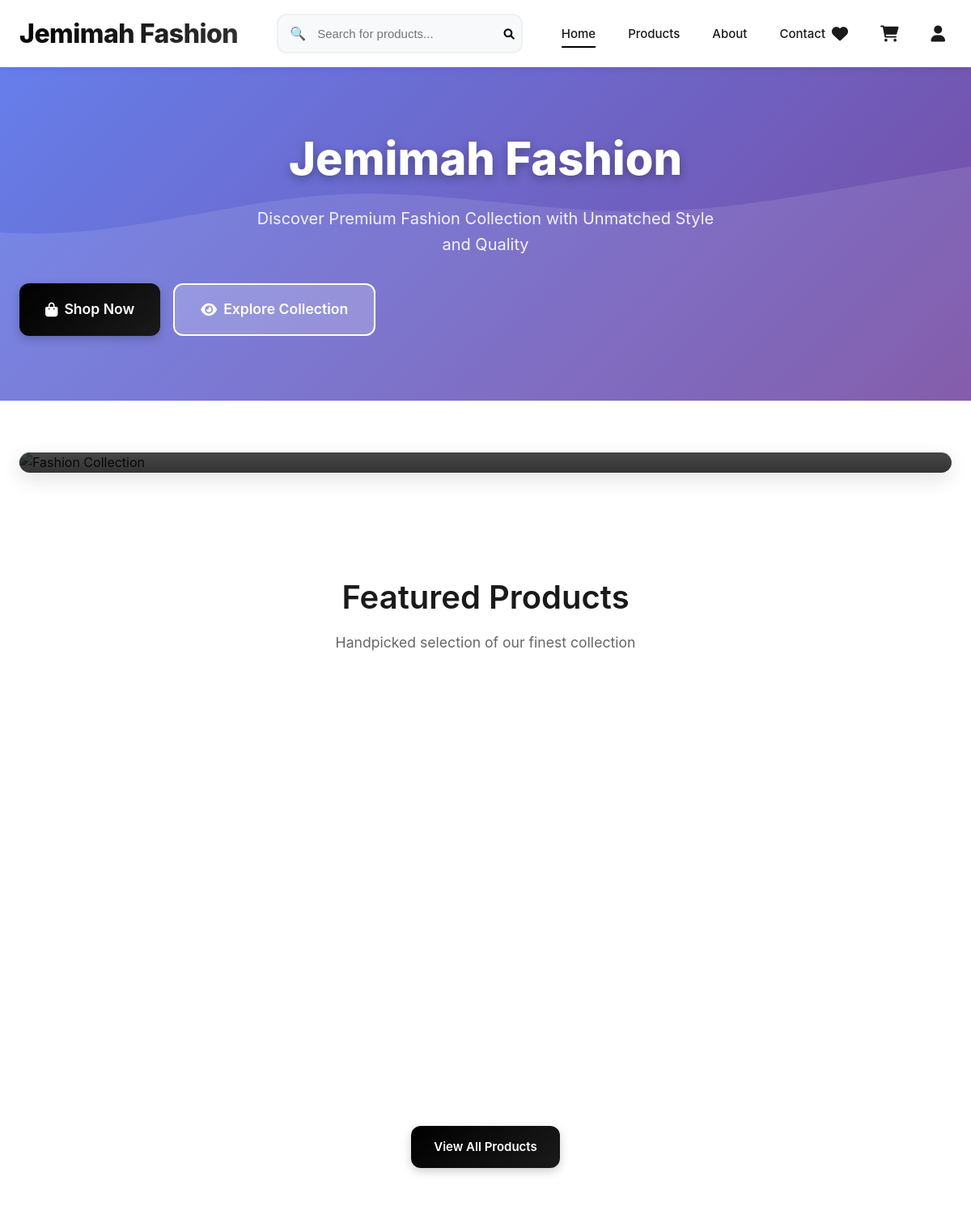
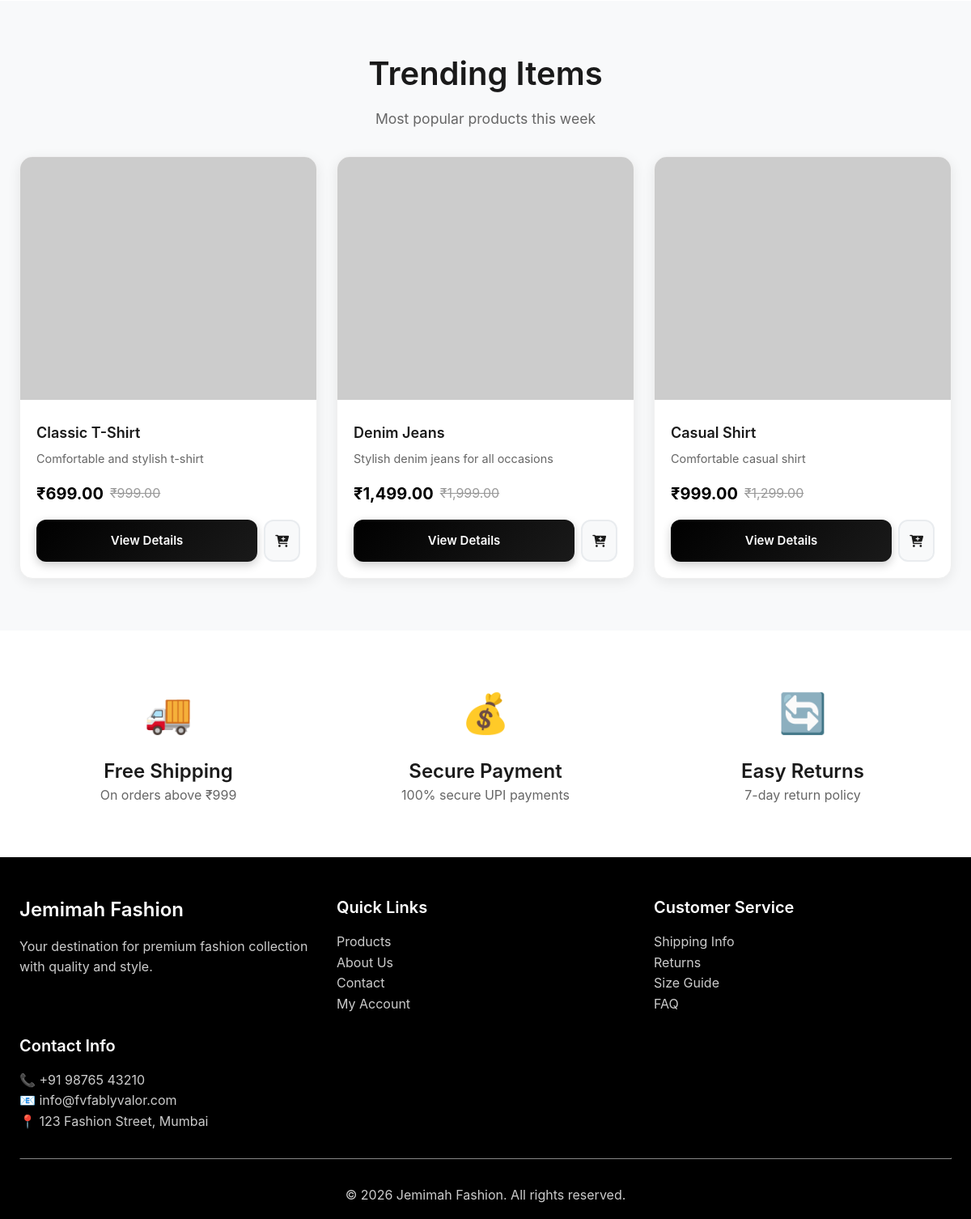
The page / on the database its author committed (2 pictures, top to bottom).
### tables this page shows
CREATE TABLE products (
    id INT AUTO_INCREMENT PRIMARY KEY,
    title VARCHAR(255) NOT NULL,
    description TEXT,
    short_description VARCHAR(500),
    sizes JSON,
    images JSON,
    video VARCHAR(255),
    mrp_price DECIMAL(10,2) NOT NULL,
    selling_price DECIMAL(10,2) NOT NULL,
    stock_quantity INT NOT NULL DEFAULT 0,
    status ENUM('active', 'inactive') DEFAULT 'active',
    created_at TIMESTAMP DEFAULT CURRENT_TIMESTAMP,
    updated_at TIMESTAMP DEFAULT CURRENT_TIMESTAMP ON UPDATE CURRENT_TIMESTAMP
);

### config.php (called while the page is built, shortened)
<?php
class Database {
    private $host = "localhost";
    private $username = "root";
    private $password = "";
    private $database = 'dada';
    public $conn;
    public function __construct() {
        $this->conn = new mysqli($this->host, $this->username, $this->password, $this->database);
    }
    public function query($sql) {
        return $this->conn->query($sql);
    }
}
function formatPrice($price) {
    return '₹' . number_format($price, 2);
}
function isLoggedIn() {
    return isset($_SESSION['customer_id']);
}
?>

### index.php (the view, shortened to what this page needs)
<?php
require_once 'config.php';
$db = new Database();
$result = $db->query("SELECT * FROM banners WHERE status = 'active' AND position = 'home' ORDER BY created_at DESC");
$banners = $result->fetch_all(MYSQLI_ASSOC);
$result = $db->query("
    SELECT p.*, COUNT(o.id) as order_count
    FROM products p
    LEFT JOIN orders o ON JSON_CONTAINS(o.product_details, JSON_QUOTE(p.title), '$.name')
    WHERE p.status = 'active'
    GROUP BY p.id
    ORDER BY order_count DESC, p.created_at DESC
    LIMIT 8
");
$trending_products = $result->fetch_all(MYSQLI_ASSOC);
?>
<!DOCTYPE html>
<html lang="en">
<head>
    <link rel="stylesheet" href="style.css">
    <link rel="stylesheet" href="https://cdnjs.cloudflare.com/ajax/libs/font-awesome/6.0.0/css/all.min.css">
</head>
<body>
    <header class="header">
        <div class="container">
            <nav class="navbar">
                <a href="index.php" class="logo">Jemimah Fashion</a>
                <div class="search-bar">
                    <form method="GET" action="products.php">
                        <input type="text" name="search" placeholder="Search for products..." value="<?php echo $_GET['search'] ?? ''; ?>">
                        <button type="submit" style="position: absolute; right: 10px; top: 50%; transform: translateY(-50%); background: none; border: none; cursor: pointer;">
                            <i class="fas fa-search"></i>
                        </button>
                    </form>
                </div>
                <ul class="nav-menu">
                    <li><a href="index.php" class="active">Home</a></li>
                    <li><a href="products.php">Products</a></li>
                    <li><a href="about.php">About</a></li>
                    <li><a href="contact.php">Contact</a></li>
                </ul>
                <div class="nav-icons">
                    <a href="wishlist.php" title="Wishlist">
                        <i class="fas fa-heart"></i>
                    </a>
                    <a href="cart.php" title="Cart">
                        <i class="fas fa-shopping-cart"></i>
                    </a>
                    <?php if (isLoggedIn()): ?>
                        <a href="account.php" title="My Account">
                            <i class="fas fa-user"></i>
                        </a>
                    <?php else: ?>
                        <a href="login.php" title="Login/Register">
                            <i class="fas fa-user"></i>
                        </a>
                    <?php endif; ?>
                </div>
            </nav>
        </div>
    </header>
    <section class="hero-section">
        <div class="container">
            <div class="hero-content animate-fade-in">
                <h1 class="hero-title">Jemimah Fashion</h1>
                <p class="hero-subtitle">Discover Premium Fashion Collection with Unmatched Style and Quality</p>
                <div class="d-flex justify-content-center" style="gap: 1rem;">
                    <a href="products.php" class="btn btn-primary" style="font-size: 1.1rem; padding: 16px 32px;">
                        <i class="fas fa-shopping-bag"></i> Shop Now
                    </a>
                    <a href="#featured" class="btn btn-secondary" style="font-size: 1.1rem; padding: 16px 32px; background: rgba(255,255,255,0.2); color: white; border: 2px solid white;">
                        <i class="fas fa-eye"></i> Explore Collection
                    </a>
                </div>
            </div>
        </div>
    </section>
    <section style="padding: 4rem 0;" id="featured">
        <div class="container">
            <?php if (!empty($banners)): ?>
                <div class="banner-slider">
                    <div class="banner-item">
                        <img src="<?php echo htmlspecialchars($banners[0]['image']); ?>" alt="<?php echo htmlspecialchars($banners[0]['title']); ?>">
                        <div class="banner-overlay">
                            <h2 class="banner-title"><?php echo htmlspecialchars($banners[0]['title']); ?></h2>
                            <p class="banner-description">Exclusive offers just for you</p>
                            <?php if ($banners[0]['link']): ?>
                                <a href="<?php echo htmlspecialchars($banners[0]['link']); ?>" class="btn btn-primary">Shop Now</a>
                            <?php endif; ?>
                        </div>
                    </div>
                </div>
            <?php else: ?>
                <div class="banner-slider">
                    <div class="banner-item">
                        <img src="https://images.unsplash.com/photo-1441986300917-64674bd600d8?w=1400&h=500&fit=crop" alt="Fashion Collection">
                        <div class="banner-overlay">
                        </div>
                    </div>
                </div>
            <?php endif; ?>
        </div>
    </section>
    <section style="padding: 4rem 0;">
        <div class="container">
            <div class="text-center mb-4">
                <h2 style="font-size: 2.5rem; margin-bottom: 1rem;">Featured Products</h2>
                <p style="color: #666; font-size: 1.1rem;">Handpicked selection of our finest collection</p>
            </div>
            <div class="grid grid-4">
            </div>
            <div class="text-center mt-4">
                <a href="products.php" class="btn btn-primary">View All Products</a>
            </div>
        </div>
    </section>
    <section style="padding: 4rem 0; background: #f8f9fa;">
        <div class="container">
            <div class="text-center mb-4">
                <h2 style="font-size: 2.5rem; margin-bottom: 1rem;">Trending Items</h2>
                <p style="color: #666; font-size: 1.1rem;">Most popular products this week</p>
            </div>
            <div class="grid grid-4">
                <?php foreach ($trending_products as $product): ?>
                    <div class="card">
                        <?php
                        $images = json_decode($product['images'], true);
                        if (!empty($images)):
                        ?>
                            <img src="<?php echo htmlspecialchars($images[0]); ?>" alt="<?php echo htmlspecialchars($product['title']); ?>" class="card-image">
                        <?php else: ?>
                            <div style="width: 100%; height: 250px; background: #f0f0f0; display: flex; align-items: center; justify-content: center; color: #999;">
                                No Image
                            </div>
                        <?php endif; ?>
                        <div class="card-content">
                            <h3 class="card-title"><?php echo htmlspecialchars($product['title']); ?></h3>
                            <p style="color: #666; font-size: 0.9rem; margin-bottom: 1rem;"><?php echo htmlspecialchars($product['short_description']); ?></p>
                            <div class="card-price">
                                <?php echo formatPrice($product['selling_price']); ?>
                                <?php if ($product['mrp_price'] > $product['selling_price']): ?>
                                    <span class="original"><?php echo formatPrice($product['mrp_price']); ?></span>
                                <?php endif; ?>
                            </div>
                            <div class="d-flex" style="gap: 0.5rem; margin-top: 1rem;">
                                <a href="product.php?id=<?php echo $product['id']; ?>" class="btn btn-primary" style="flex: 1;">View Details</a>
                                <button class="btn btn-secondary" onclick="addToCart(<?php echo $product['id']; ?>)" style="padding: 0.75rem;">
                                    <i class="fas fa-cart-plus"></i>
                                </button>
                            </div>
                        </div>
                    </div>
                <?php endforeach; ?>
            </div>
        </div>
    </section>
    <section style="padding: 4rem 0;">
        <div class="container">
            <div class="grid grid-3">
                <div class="text-center">
                    <div style="font-size: 3rem; margin-bottom: 1rem;">🚚</div>
                    <h3>Free Shipping</h3>
                    <p style="color: #666;">On orders above ₹999</p>
                </div>
                <div class="text-center">
                    <div style="font-size: 3rem; margin-bottom: 1rem;">💰</div>
                    <h3>Secure Payment</h3>
                    <p style="color: #666;">100% secure UPI payments</p>
                </div>
                <div class="text-center">
                    <div style="font-size: 3rem; margin-bottom: 1rem;">🔄</div>
                    <h3>Easy Returns</h3>
                    <p style="color: #666;">7-day return policy</p>
                </div>
            </div>
        </div>
    </section>
    <footer style="background: #000000; color: white; padding: 3rem 0 1rem;">
        <div class="container">
            <div class="grid grid-4">
                <div>
                    <h3 style="margin-bottom: 1rem;">Jemimah Fashion</h3>
                    <p style="color: #ccc;">Your destination for premium fashion collection with quality and style.</p>
                </div>
                <div>
                    <h4 style="margin-bottom: 1rem;">Quick Links</h4>
                    <ul style="list-style: none; padding: 0;">
                        <li><a href="products.php" style="color: #ccc; text-decoration: none;">Products</a></li>
                        <li><a href="about.php" style="color: #ccc; text-decoration: none;">About Us</a></li>
                        <li><a href="contact.php" style="color: #ccc; text-decoration: none;">Contact</a></li>
                        <li><a href="account.php" style="color: #ccc; text-decoration: none;">My Account</a></li>
                    </ul>
                </div>
                <div>
                    <h4 style="margin-bottom: 1rem;">Customer Service</h4>
                    <ul style="list-style: none; padding: 0;">
                        <li><a href="#" style="color: #ccc; text-decoration: none;">Shipping Info</a></li>
                        <li><a href="#" style="color: #ccc; text-decoration: none;">Returns</a></li>
                        <li><a href="#" style="color: #ccc; text-decoration: none;">Size Guide</a></li>
                        <li><a href="#" style="color: #ccc; text-decoration: none;">FAQ</a></li>
                    </ul>
                </div>
                <div>
                    <h4 style="margin-bottom: 1rem;">Contact Info</h4>
                    <p style="color: #ccc;">
                        📞 +91 98765 43210<br>
                        📧 info@fvfablyvalor.com<br>
                        📍 123 Fashion Street, Mumbai
                    </p>
                </div>
            </div>
            <hr style="border-color: #333; margin: 2rem 0;">
            <div class="text-center">
                <p style="color: #ccc;">&copy; 2026 Jemimah Fashion. All rights reserved.</p>
            </div>
        </div>
    </footer>
</body>
</html>

### rows shown on the page
products: title "Classic T-Shirt", short_description "Comfortable and stylish t-shirt", selling_price "₹699.00", mrp_price "₹999.00"
products: title "Denim Jeans", short_description "Stylish denim jeans for all occasions", selling_price "₹1,499.00", mrp_price "₹1,999.00"
products: title "Casual Shirt", short_description "Comfortable casual shirt", selling_price "₹999.00", mrp_price "₹1,299.00"
